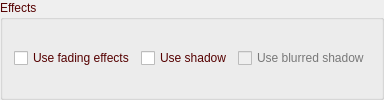
       <widget class="QGroupBox" name="groupBoxEffects2">
        <property name="palette">
         <palette>
          <active>
           <colorrole role="WindowText">
            <brush brushstyle="SolidPattern">
             <color alpha="255">
              <red>85</red>
              <green>0</green>
              <blue>0</blue>
             </color>
            </brush>
           </colorrole>
          </active>
          <inactive>
           <colorrole role="WindowText">
            <brush brushstyle="SolidPattern">
             <color alpha="255">
              <red>85</red>
              <green>0</green>
              <blue>0</blue>
             </color>
            </brush>
           </colorrole>
          </inactive>
          <disabled>
           <colorrole role="WindowText">
            <brush brushstyle="SolidPattern">
             <color alpha="255">
              <red>120</red>
              <green>120</green>
              <blue>120</blue>
             </color>
            </brush>
           </colorrole>
          </disabled>
         </palette>
        </property>
        <property name="title">
         <string>Effects</string>
        </property>
        <layout class="QHBoxLayout" name="horizontalLayout_12">
         <item>
          <widget class="QCheckBox" name="checkBoxUseFading2">
           <property name="toolTip">
            <string>If checked, when switching displayed text, fades the old text out and fades the new text in .</string>
           </property>
           <property name="text">
            <string>Use fading effects</string>
           </property>
          </widget>
         </item>
         <item>
          <widget class="QCheckBox" name="checkBoxUseShadow2">
           <property name="toolTip">
            <string>Useful when using a wallpaper image. Displays a fancy shadow effect.</string>
           </property>
           <property name="text">
            <string>Use shadow</string>
           </property>
          </widget>
         </item>
         <item>
          <widget class="QCheckBox" name="checkBoxUseBlurredShadow2">
           <property name="enabled">
            <bool>false</bool>
           </property>
           <property name="toolTip">
            <string>Useful when using a wallpaper image. Displays a fancy shadow effect.</string>
           </property>
           <property name="text">
            <string>Use blurred shadow</string>
           </property>
          </widget>
         </item>
        </layout>
       </widget>
